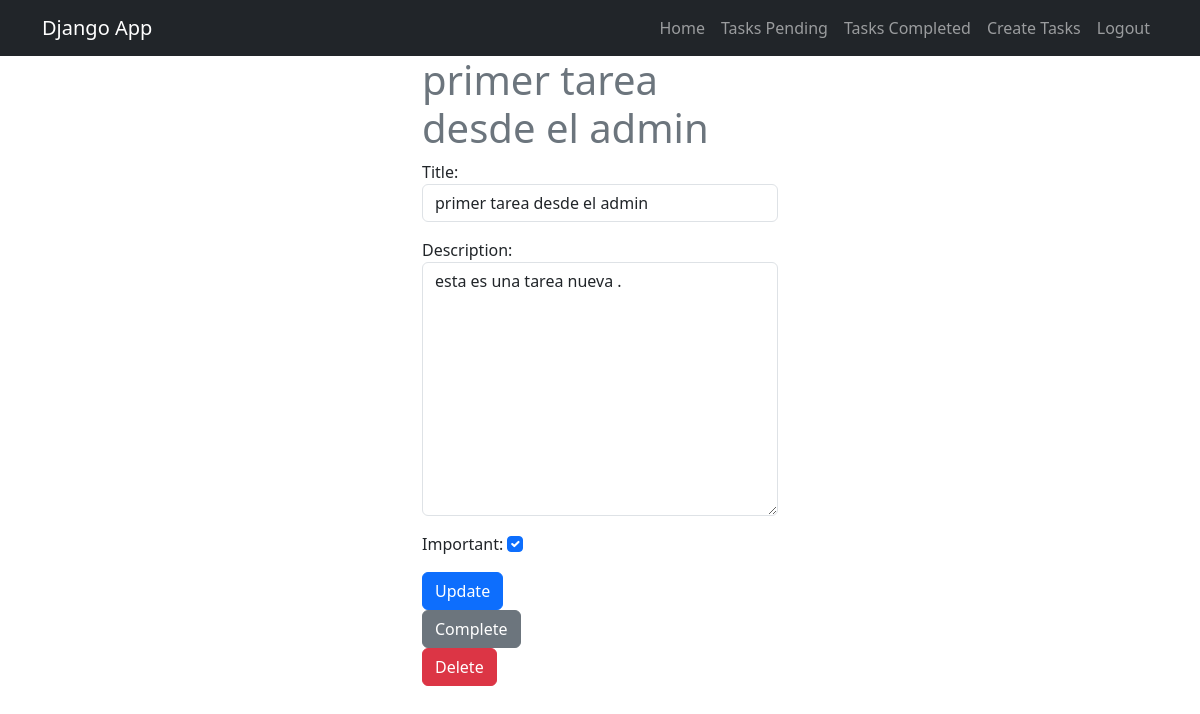
Screenshot of /tasks/1/ (signed in) with the database file from the repository.
### task/models.py (models this page shows, shortened)
class Task(models.Model):
    title=models.CharField(max_length=100)
    description=models.TextField(blank=True)
    created=models.DateTimeField(auto_now_add=True)
    datecompleted=models.DateTimeField(null=True,blank=True)
    important=models.BooleanField(default=False)
    user=models.ForeignKey(User,on_delete=models.CASCADE)

### task/views.py (the view, shortened to what this page needs)
# urls.py: path('tasks/<int:task_id>/',views.task_detail,name='task_detail'),
@login_required
def task_detail(request,task_id):
    if request.method=='GET':
        task=get_object_or_404(Task,pk=task_id,user=request.user)
        form=TaskForm(instance=task)
        return render(request,'task_detail.html',{'task':task,'form':form})

### task/forms.py
class TaskForm(forms.ModelForm):
    class Meta:
        model= Task
        fields=['title','description','important']
        widgets={'title':forms.TextInput(attrs={'class':'form-control','placeholder':'Escribe un Titulo'}),
                 'description':forms.Textarea(attrs={'class':'form-control','placeholder':'Escribe una Descripcion'}),
                 'important':forms.CheckboxInput(attrs={'class':'form-check-input text-center'}),}

### task/templates/task_detail.html (shortened to what this page needs)
{% extends 'base.html' %}
{% block content %}
<main class="container">
    <div class="row">
        <div class="col-md-4 offset-md-4">
            <h1 class="text-secondary">{{task.title}}</h1>
            <form method="POST">
                {{form.as_p}}
                <button class="btn btn-primary">Update</button>
            </form>
           <div >
            <form action="{% url 'complete_task' task.id %}" method="POST">
                <button class="btn btn-secondary">Complete</button>
            </form>
            <form action="{% url 'delete_task' task.id %}" method="POST">
                <button class="btn btn-danger">Delete</button>
            </form>
           </div>
        </div>
    </div>
</main>
{% endblock %}

### rows the page displays
Task: title "primer tarea desde el admin", description "esta es una tarea nueva .", important "☑"
